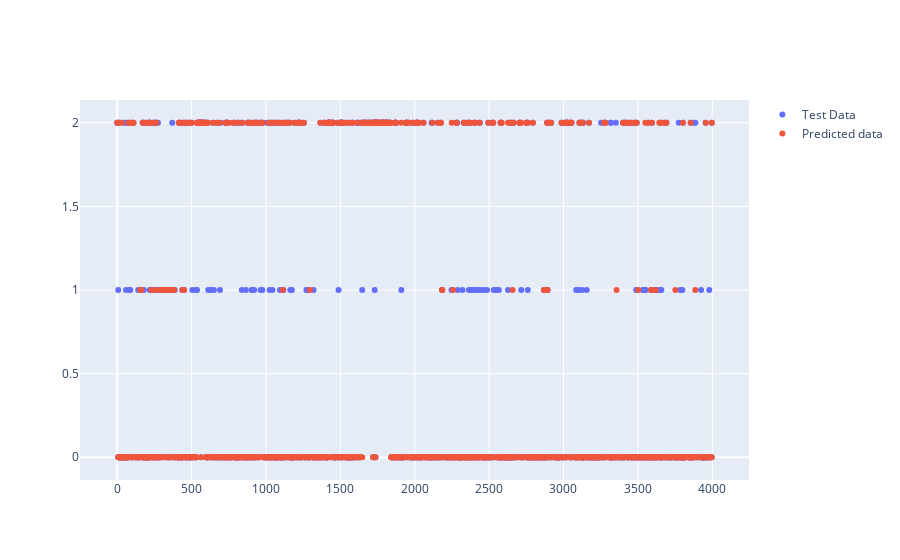

Notebook source saved alongside this figure:
### Code cell
fig = go.Figure()

# Add traces
fig.add_trace(go.Scatter(y=list(y_test), x=x_test.index,
                    mode='markers',
                    name='Test Data'))
fig.add_trace(go.Scatter(y=list(xg_pred), x=x_test.index,
                    mode='markers',
                    name='Predicted data'))

### Figure 1 — Plotly figure (JSON) as saved in the notebook; plotly's stock layout.template omitted (floating-point values rounded to 4 significant figures; data arrays with more than 128 entries replaced by an {"elided": "..."} marker saying what was removed)
{"data": [{"mode": "markers", "name": "Test Data", "type": "scatter", "x": {"elided": "1200 int values"}, "y": {"elided": "1200 int values"}}, {"mode": "markers", "name": "Predicted data", "type": "scatter", "x": {"elided": "1200 int values"}, "y": {"elided": "1200 int values"}}], "layout": {}}
